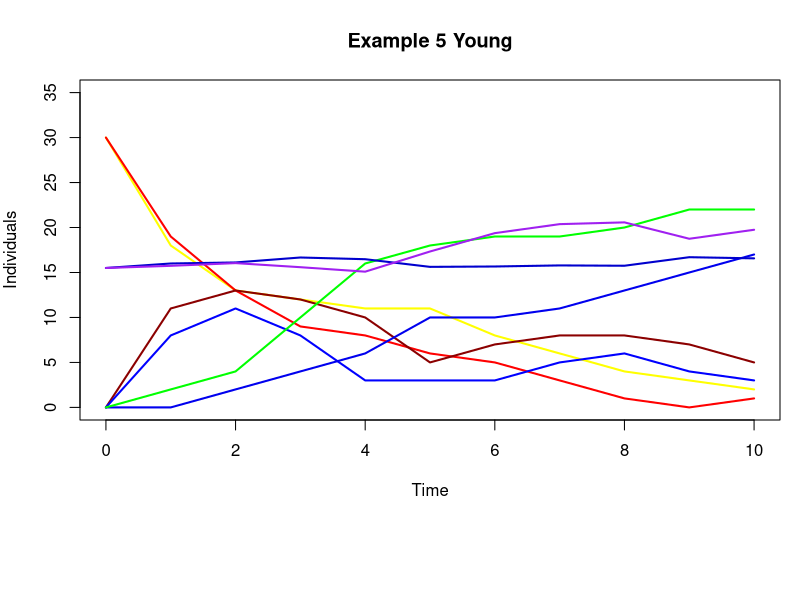
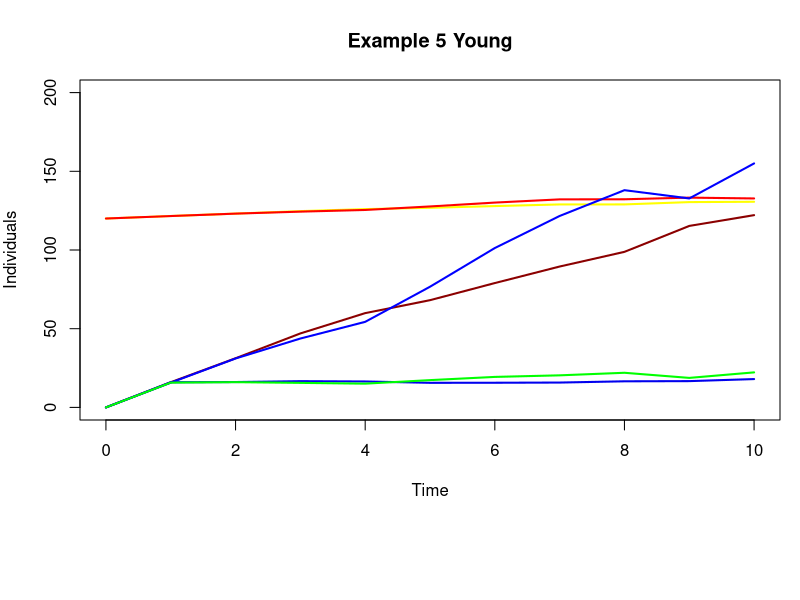
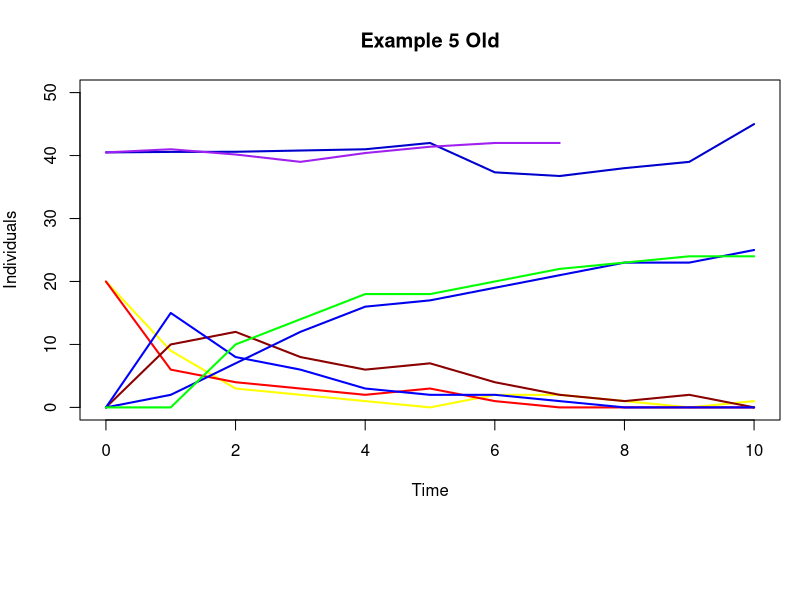
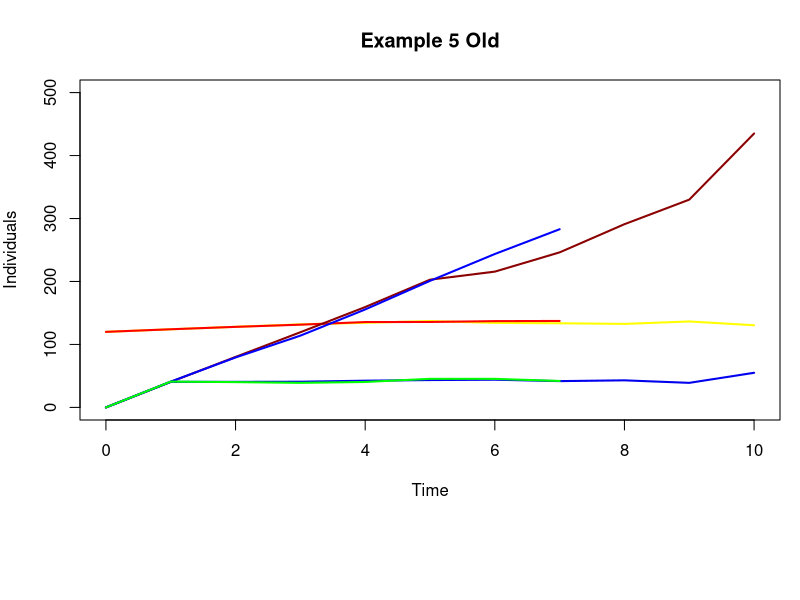

These figures' R source, in order:
#*******************************************************************************
#
# Copyright (C) 2017 Jacob Barhak, Leandro Watanabe, Chris Myers 
# This file is part of the SBML Arrays Examples.
#
# This script is free software: you can redistribute it and/or 
# modify it under the terms of the GNU Lesser General Public License as 
# published by the Free Software Foundation, either version 3 of the 
# License, or (at your option) any later version.
#
# ADDITIONAL CLARIFICATION
# This script is distributed in the hope that it will be 
# useful, but "as is" and WITHOUT ANY WARRANTY of any kind, including any 
# warranty that it will not infringe on any property rights of another party 
# or the IMPLIED WARRANTIES OF MERCHANTABILITY or FITNESS FOR A PARTICULAR 
# PURPOSE. THE AUTHORS assume no responsibilities with respect to the use 
# of it.
#  
#*******************************************************************************

year=0:10
young<-30
data <- read.table("Example5.csv", header=TRUE, sep=",")

##
young_health_female_count <- rep(0, 11)
young_sick_female_count <- rep(0, 11)
young_dead_female_count <- rep(0,11)
young_age_female_sum <- rep(0,11)
young_health_male_count <- rep(0, 11)
young_sick_male_count <- rep(0, 11)
young_dead_male_count <- rep(0, 11)
young_age_male_sum <- rep(0, 11)

##
young_bp_male_sum <- rep(0, 11)
young_bp_female_sum <- rep(0, 11)
young_cost_male_sum <- rep(0, 11)
young_cost_female_sum <- rep(0, 11)
young_cost_year_male_sum <- rep(0, 11)
young_cost_year_female_sum <- rep(0, 11)

##
old_health_female_count <- rep(0, 11)
old_sick_female_count <- rep(0, 11)
old_dead_female_count <- rep(0,11)
old_age_female_sum <- rep(0,11)
old_health_male_count <- rep(0, 11)
old_sick_male_count <- rep(0, 11)
old_dead_male_count <- rep(0, 11)
old_age_male_sum <- rep(0, 11)

##
old_bp_male_sum <- rep(0, 11)
old_bp_female_sum <- rep(0, 11)
old_cost_male_sum <- rep(0, 11)
old_cost_female_sum <- rep(0, 11)
old_cost_year_male_sum <- rep(0, 11)
old_cost_year_female_sum <- rep(0, 11)
##

for(i in 0:99)
{
  inst <- data[,paste("InstructionNumber",i,sep="_")]
  sex <- data[,paste("Male",i,sep="_")]
  interesting_inst_male = which(inst == 0.1 & sex == 1)
  interesting_inst_female = which(inst == 0.1 & sex == 0)
  if(length(interesting_inst_male) > 0)
  {
    dead <- data[interesting_inst_male,paste("Dead",i,sep="_")]
    health <- data[interesting_inst_male,paste("Healthy",i,sep="_")]
    sick  <- data[interesting_inst_male,paste("Sick",i,sep="_")]
    time <-  data[interesting_inst_male,paste("Time",i,sep="_")]
    age <-  data[interesting_inst_male,paste("Age",i,sep="_")]
    bp <-  data[interesting_inst_male,paste("BP",i,sep="_")]
    cost <-  data[interesting_inst_male,paste("Cost",i,sep="_")]
    cost_year <-  data[interesting_inst_male,paste("CostThisYear",i,sep="_")]
    
    young_health_male_count[time+1] = young_health_male_count[time+1] + health*(age<=young)
    young_dead_male_count[time+1] = young_dead_male_count[time+1] + dead*(age<=young)
    young_sick_male_count[time+1] = young_sick_male_count[time+1] + sick*(age<=young)
    young_age_male_sum[time+1] = young_age_male_sum[time+1] + age*(health[time+1]+sick[time+1])*(age<=young)
    
    young_bp_male_sum[time+1] = young_bp_male_sum[time+1]+bp*(health[time+1]+sick[time+1])*(age<=young)
    young_cost_male_sum[time+1] = young_cost_male_sum[time+1]+cost*(health[time+1]+sick[time+1])*(age<=young)
    young_cost_year_male_sum[time+1] = young_cost_year_male_sum[time+1]+cost_year*(health[time+1]+sick[time+1])*(age<=young)
    
    old_health_male_count[time+1] = old_health_male_count[time+1] + health*(age>young)
    old_dead_male_count[time+1] = old_dead_male_count[time+1] + dead*(age>young)
    old_sick_male_count[time+1] = old_sick_male_count[time+1] + sick*(age>young)
    old_age_male_sum[time+1] = old_age_male_sum[time+1] + age*(health[time+1]+sick[time+1])*(age>young)
    
    old_bp_male_sum[time+1] = old_bp_male_sum[time+1]+bp*(health[time+1]+sick[time+1])*(age>young)
    old_cost_male_sum[time+1] = old_cost_male_sum[time+1]+cost*(health[time+1]+sick[time+1])*(age>young)
    old_cost_year_male_sum[time+1] = old_cost_year_male_sum[time+1]+cost_year*(health[time+1]+sick[time+1])*(age>young)
    
    }
  else if(length(interesting_inst_female) > 0)
  {
    dead <- data[interesting_inst_female,paste("Dead",i,sep="_")]
    health <- data[interesting_inst_female,paste("Healthy",i,sep="_")]
    sick  <- data[interesting_inst_female,paste("Sick",i,sep="_")]
    time <-  data[interesting_inst_female,paste("Time",i,sep="_")]
    age <-  data[interesting_inst_female,paste("Age",i,sep="_")]
    bp <-  data[interesting_inst_female,paste("BP",i,sep="_")]
    cost <-  data[interesting_inst_female,paste("Cost",i,sep="_")]
    cost_year <-  data[interesting_inst_female,paste("CostThisYear",i,sep="_")]
    
    young_health_female_count[time+1] = young_health_female_count[time+1] + health*(age<=young)
    young_dead_female_count[time+1] =young_dead_female_count[time+1] + dead*(age<=young)
    young_sick_female_count[time+1] = young_sick_female_count[time+1] + sick*(age<=young)
    young_age_female_sum[time+1] = young_age_female_sum[time+1] + age*(health[time+1]+sick[time+1])*(age<=young)
    
    young_bp_female_sum[time+1] = young_bp_female_sum[time+1]+bp*(health[time+1]+sick[time+1])*(age<=young)
    young_cost_female_sum[time+1] = young_cost_female_sum[time+1]+cost*(health[time+1]+sick[time+1])*(age<=young)
    young_cost_year_female_sum[time+1] = young_cost_year_female_sum[time+1]+cost_year*(health[time+1]+sick[time+1])*(age<=young)
    
    
    old_health_female_count[time+1] = old_health_female_count[time+1] + health*(age>young)
    old_dead_female_count[time+1] = old_dead_female_count[time+1] + dead*(age>young)
    old_sick_female_count[time+1] = old_sick_female_count[time+1] + sick*(age>young)
    old_age_female_sum[time+1] = old_age_female_sum[time+1] + age*(health[time+1]+sick[time+1])*(age>young)
  
    old_bp_female_sum[time+1] = old_bp_female_sum[time+1]+bp*(health[time+1]+sick[time+1])*(age>young)
    old_cost_female_sum[time+1] = old_cost_female_sum[time+1]+cost*(health[time+1]+sick[time+1])*(age>young)
    old_cost_year_female_sum[time+1] = old_cost_year_female_sum[time+1]+cost_year*(health[time+1]+sick[time+1])*(age>young)
    
    }
  
}


old_male_count = old_sick_male_count+old_health_male_count
old_female_count=old_sick_female_count+old_health_female_count

young_male_count = young_sick_male_count+young_health_male_count
young_female_count=young_sick_female_count+young_health_female_count


young_dead_male_count <- cumsum(young_dead_male_count)
young_dead_female_count <- cumsum(young_dead_female_count)

old_dead_male_count <- cumsum(old_dead_male_count)
old_dead_female_count <- cumsum(old_dead_female_count)

young_age_female_average <- young_age_female_sum/young_female_count
young_age_male_average <- young_age_male_sum/young_male_count

old_age_female_average <- old_age_female_sum/old_female_count
old_age_male_average <- old_age_male_sum/old_male_count


young_bp_female_average <- young_bp_female_sum/young_female_count
young_bp_male_average <- young_bp_male_sum/young_male_count

young_cost_female_average <- young_cost_female_sum/young_female_count
young_cost_male_average <- young_cost_male_sum/young_male_count

young_cost_year_female_average <- young_cost_year_female_sum/young_female_count
young_cost_year_male_average <- young_cost_year_male_sum/young_male_count


old_bp_female_average <- old_bp_female_sum/old_female_count
old_bp_male_average <- old_bp_male_sum/old_male_count

old_cost_female_average <- old_cost_female_sum/old_female_count
old_cost_male_average <- old_cost_male_sum/old_male_count

old_cost_year_female_average <- old_cost_year_female_sum/old_female_count
old_cost_year_male_average <- old_cost_year_male_sum/old_male_count

colors = c(  "yellow", "red", "dark red", "blue1", "blue2", "green1", "blue3", "purple")

par(mar = c(9,4,4,1))
# Lines reordered alternating F,M groupd by Healthy, Sick, Dead, Age
plot(year, young_health_female_count, type='l', col=colors[1],lwd=2, main='Example 5 Young', ylab='Individuals', xlab = 'Time', ylim=c(0,35))
lines(year, young_health_male_count, type='l', col=colors[2], lwd=2)
lines(year, young_sick_female_count, type='l', col=colors[3],lwd=2)
lines(year, young_sick_male_count, type='l', col=colors[4],lwd=2)
lines(year, young_dead_female_count, type='l', col=colors[5],lwd=2)
lines(year, young_dead_male_count, type='l', col=colors[6],lwd=2)
lines(year, young_age_female_average, type='l', col=colors[7],lwd=2)
lines(year, young_age_male_average, type='l', col=colors[8],lwd=2)
legend('bottom', legend=c( 'Healthy F', 'Healthy M','Sick F', 'Sick M','Dead F','Dead M', 'Avg Age F',   'Avg Age M'), col=colors,inset=c(0,-0.9), lwd=2,ncol=4,xpd = TRUE,lty=1)


par(mar = c(9,4,4,1))
# Lines reordered alternating F,M groupd by BP, Cost, Costyear
plot(year, young_bp_female_average, type='l', col=colors[1], main='Example 5 Young', ylab='Individuals', xlab = 'Time', ylim=c(0,200),lwd=2)
lines(year, young_bp_male_average, type='l', col=colors[2], lwd=2)
lines(year, young_cost_female_average, type='l', col=colors[3],lwd=2)
lines(year, young_cost_male_average, type='l', col=colors[4],lwd=2)
lines(year, young_cost_year_female_average, type='l', col=colors[5],lwd=2)
lines(year, young_cost_year_male_average, type='l', col=colors[6],lwd=2)
legend('bottom', legend=c( 'Avg BP F', 'Avg BP M','Avg Cost F', 'Avg Cost M','Avg CostThisYear F','Avg CostThisYear M'), col=colors,inset=c(0,-0.9), lwd=2,ncol=3,xpd = TRUE,lty=1)


par(mar = c(9,4,4,1))
# Lines reordered alternating F,M groupd by Healthy, Sick, Dead, Age
plot(year, old_health_female_count, type='l', col=colors[1],main='Example 5 Old', ylab='Individuals', xlab = 'Time', ylim=c(0,50), lwd=2)
lines(year, old_health_male_count, type='l', col=colors[2], lwd=2)
lines(year, old_sick_female_count, type='l', col=colors[3],lwd=2)
lines(year, old_sick_male_count, type='l', col=colors[4],lwd=2)
lines(year, old_dead_female_count, type='l', col=colors[5],lwd=2)
lines(year, old_dead_male_count, type='l', col=colors[6],lwd=2)
lines(year, old_age_female_average, type='l', col=colors[7],lwd=2)
lines(year, old_age_male_average, type='l', col=colors[8],lwd=2)
legend('bottom', legend=c( 'Healthy F', 'Healthy M','Sick F', 'Sick M','Dead F','Dead M', 'Avg Age F',   'Avg Age M'), col=colors,inset=c(0,-0.9), lwd=2,ncol=4,xpd = TRUE,lty=1)


par(mar = c(9,4,4,1))
plot(year, old_bp_female_average, type='l', col=colors[1],main='Example 5 Old', ylab='Individuals', xlab = 'Time', ylim=c(0,500), lwd=2)
lines(year, old_bp_male_average, type='l', col=colors[2], lwd=2)
lines(year, old_cost_female_average, type='l', col=colors[3],lwd=2)
lines(year, old_cost_male_average, type='l', col=colors[4],lwd=2)
lines(year, old_cost_year_female_average, type='l', col=colors[5],lwd=2)
lines(year, old_cost_year_male_average, type='l', col=colors[6],lwd=2)
legend('bottom', legend=c( 'Avg BP F', 'Avg BP M','Avg Cost F', 'Avg Cost M','Avg CostThisYear F','Avg CostThisYear M'), col=colors,inset=c(0,-0.9), lwd=2,ncol=3,xpd = TRUE,lty=1)


